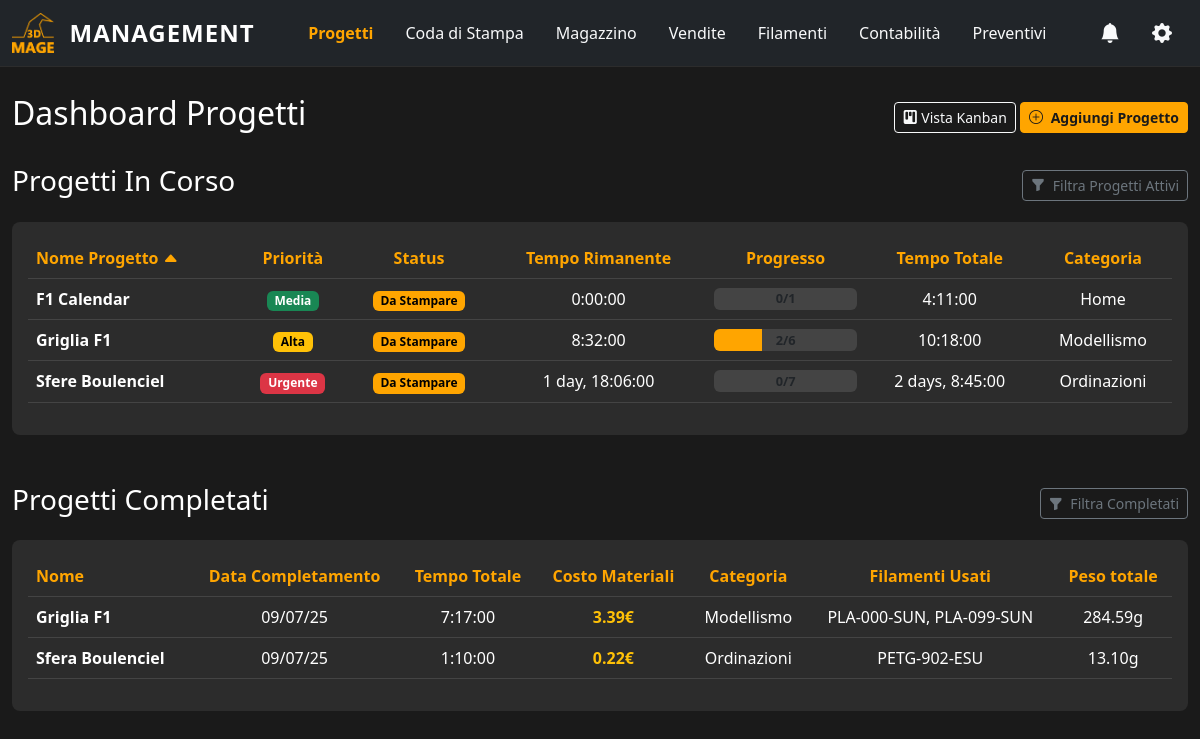
The page / on the database its author committed.
### app_3dmage_management/models.py (models this page shows, shortened)
class Project(models.Model):
    class Priority(models.TextChoices):
        URGENT = 'URGENT', 'Urgente'
        HIGH = 'HIGH', 'Alta'
        MEDIUM = 'MEDIUM', 'Media'
        LOW = 'LOW', 'Bassa'
    class Status(models.TextChoices):
        QUOTE = 'QUOTE', 'Preventivo'
        TODO = 'TODO', 'Da Stampare'
        POST = 'POST', 'Post-Produzione'
        DONE = 'DONE', 'Completato'
    custom_id = models.CharField(max_length=10, null=True, blank=True, unique=True, verbose_name="ID Personalizzato")
    name = models.CharField(max_length=200, verbose_name="Nome Progetto")
    created_at = models.DateTimeField(default=timezone.now, verbose_name="Creato il")
    priority = models.CharField(max_length=10, choices=Priority.choices, default=Priority.MEDIUM, verbose_name="Priorità")
    status = models.CharField(max_length=10, choices=Status.choices, default=Status.QUOTE, verbose_name="Status")
    completed_at = models.DateTimeField(null=True, blank=True, verbose_name="Data Completamento")
    category = models.ForeignKey(Category, on_delete=models.SET_NULL, null=True, blank=True, verbose_name="Categoria")
    quantity = models.PositiveIntegerField(default=1, verbose_name="Quantità oggetti ordine")
    notes = models.TextField(blank=True, verbose_name="Annotazioni")
    actual_quantity = models.PositiveIntegerField(default=0)
    produced_quantity = models.PositiveIntegerField(default=0)
    @property
    def total_print_time(self):
        total_seconds = self.print_files.aggregate(total=Sum('print_time_seconds'))['total'] or 0
        return str(datetime.timedelta(seconds=total_seconds))
    @property
    def remaining_print_time(self):
        total_seconds = self.print_files.filter(status='TODO').aggregate(total=Sum('print_time_seconds'))['total'] or 0
        return str(datetime.timedelta(seconds=total_seconds))
    @property
    def progress(self):
        total_valid_files = self.print_files.exclude(status='FAILED').count()
        if total_valid_files == 0:
            return "0/0"
        done_files = self.print_files.filter(status='DONE').count()
        return f"{done_files}/{total_valid_files}"
    @property
    def progress_percentage(self):
        total_valid_files = self.print_files.exclude(status='FAILED').count()
        if total_valid_files == 0:
            return 0
        done_files = self.print_files.filter(status='DONE').count()
        return (done_files * 100) / total_valid_files
    @property
    def total_filament_grams(self):
        return FilamentUsage.objects.filter(print_file__project=self).aggregate(total=models.Sum('grams_used'))['total'] or 0
    @property
    def filament_summary(self):
        filament_names = Filament.objects.filter(
            spools__usages__print_file__project=self
        ).distinct().values_list('material', 'color_code', 'brand')
        return ", ".join([f"{mat}-{col}-{brand}" for mat, col, brand in filament_names])
    class Meta:
        verbose_name = "Progetto"
        verbose_name_plural = "Progetti"
        ordering = ['-created_at']

class Category(models.Model):
    name = models.CharField(max_length=100, unique=True, verbose_name="Nome Categoria")
    def __str__(self):
        return self.name
    class Meta:
        verbose_name = "Categoria"
        verbose_name_plural = "Categorie"

### app_3dmage_management/views.py (the view)
# urls.py: path('', views.project_dashboard, name='project_dashboard'),
def project_dashboard(request):
    search_query = request.GET.get('q', '')
    status_filter = request.GET.get('status', '')
    category_filter = request.GET.get('category', '')
    completed_search_query = request.GET.get('q_completed', '')
    completed_year_filter = request.GET.get('year_completed', '')
    active_filters_applied = bool(search_query or status_filter or category_filter)
    completed_filters_applied = bool(completed_search_query or completed_year_filter)
    completed_project_years = Project.objects.filter(
        status='DONE', completed_at__isnull=False
    ).dates('completed_at', 'year', order='DESC')
    all_projects = Project.objects.select_related('category').all()
    cost_annotation = Sum(
        ExpressionWrapper(
            F('print_files__filament_usages__grams_used') *
            F('print_files__filament_usages__spool__cost') /
            Case(
                When(print_files__filament_usages__spool__initial_weight_g=0, then=Value(1)),
                default=F('print_files__filament_usages__spool__initial_weight_g'),
                output_field=DecimalField()
            ),
            output_field=DecimalField()
        )
    )
    sort_active = request.GET.get('sort_active', 'name')
    order_active = request.GET.get('order_active', 'asc')
    order_prefix_active = '-' if order_active == 'desc' else ''
    active_projects_query = all_projects.exclude(status='DONE').annotate(
        total_print_time_seconds=Sum('print_files__print_time_seconds', default=0),
        remaining_print_time_seconds=Sum(Case(When(print_files__status='TODO', then='print_files__print_time_seconds'), default=Value(0)), output_field=IntegerField()),
        annotated_material_cost=Coalesce(cost_annotation, Decimal('0.00'), output_field=DecimalField())
    )
    if search_query:
        q_filter = Q(name__icontains=search_query)
        if search_query.isdigit():
            q_filter |= Q(id=search_query) | Q(custom_id__icontains=search_query)
        active_projects_query = active_projects_query.filter(q_filter)
    if status_filter:
        active_projects_query = active_projects_query.filter(status=status_filter)
    if category_filter:
        active_projects_query = active_projects_query.filter(category_id=category_filter)
    valid_sort_fields_active = ['name', 'priority', 'status', 'remaining_print_time_seconds', 'total_print_time_seconds', 'category__name']
    if sort_active not in valid_sort_fields_active:
        sort_active = 'name'
    active_projects = active_projects_query.order_by(f'{order_prefix_active}{sort_active}')
    completed_projects_query = all_projects.filter(status='DONE').annotate(
        total_print_time_seconds=Sum('print_files__print_time_seconds', default=0),
        annotated_material_cost=Coalesce(cost_annotation, Decimal('0.00'), output_field=DecimalField())
    )
    if completed_search_query:
        completed_projects_query = completed_projects_query.filter(
            Q(name__icontains=completed_search_query) | Q(custom_id__icontains=completed_search_query)
        )
    if completed_year_filter and completed_year_filter.isdigit():
        completed_projects_query = completed_projects_query.filter(completed_at__year=int(completed_year_filter))
    completed_projects = completed_projects_query.order_by('-completed_at')
    context = {
        'active_projects': active_projects,
        'completed_projects': completed_projects,
        'all_categories': Category.objects.all(),
        'all_statuses': Project.Status.choices,
        'project_form': ProjectForm(),
        'add_print_file_form': PrintFileForm(),
        'edit_print_file_form': PrintFileEditForm(),
        'page_title': 'Progetti',
        'current_view': 'table',
        'search_query': search_query,
        'status_filter': status_filter,
        'category_filter': category_filter,
        'active_filters_applied': active_filters_applied,
        'sort_active': sort_active,
        'order_active': order_active,
        'completed_search_query': completed_search_query,
        'completed_year_filter': completed_year_filter,
        'completed_filters_applied': completed_filters_applied,
        'completed_project_years': [d.year for d in completed_project_years],
    }
    return render(request, 'app_3dmage_management/dashboard.html', context)

### app_3dmage_management/models.py (called while the page is built)
    def __str__(self):
        return self.name

    def __str__(self):
        return f"{self.printer.name} - {self.name}"

### app_3dmage_management/templates/app_3dmage_management/dashboard.html (shortened to what this page needs)
{% extends "app_3dmage_management/base.html" %}
{% load static %}
{% block content %}
<div class="d-flex justify-content-between align-items-center mb-4">
    <h2 class="text-white">Dashboard Progetti</h2>
    <div>
        <a href="{% url 'project_kanban_board' %}" class="btn btn-sm btn-outline-light"><i class="bi bi-kanban-fill me-1"></i>Vista Kanban</a>
        <button class="btn btn-sm btn-primary-custom" data-bs-toggle="modal" data-bs-target="#addProjectModal"><i class="bi bi-plus-circle me-1"></i> Aggiungi Progetto</button>
    </div>
</div>
<div class="d-flex justify-content-between align-items-center mt-4">
    <h3 class="text-white">Progetti In Corso</h3>
    <a class="btn btn-sm btn-outline-secondary" data-bs-toggle="collapse" href="#activeFiltersCollapse" role="button" aria-expanded="false" aria-controls="activeFiltersCollapse">
        <i class="bi bi-funnel-fill me-1"></i> Filtra Progetti Attivi
    </a>
</div>
<div class="card bg-dark-card mt-3">
    <div class="card-body">
        <div class="table-responsive">
            <table class="table table-dark table-hover align-middle">
                <thead>
                    <tr>
                        <th><a href="?sort_active=name&order_active={% if sort_active == 'name' and order_active == 'asc' %}desc{% else %}asc{% endif %}&q={{ search_query }}&status={{ status_filter }}&category={{ category_filter }}">Nome Progetto {% if sort_active == 'name' %}<i class="bi bi-caret-{% if order_active == 'asc' %}up{% else %}down{% endif %}-fill"></i>{% endif %}</a></th>
                        <th class="text-center"><a href="?sort_active=priority&order_active={% if sort_active == 'priority' and order_active == 'asc' %}desc{% else %}asc{% endif %}&q={{ search_query }}&status={{ status_filter }}&category={{ category_filter }}">Priorità </a></th>
                        <th class="text-center"><a href="?sort_active=status&order_active={% if sort_active == 'status' and order_active == 'asc' %}desc{% else %}asc{% endif %}&q={{ search_query }}&status={{ status_filter }}&category={{ category_filter }}">Status </a></th>
                        <th class="text-center"><a href="?sort_active=remaining_print_time_seconds&order_active={% if sort_active == 'remaining_print_time_seconds' and order_active == 'asc' %}desc{% else %}asc{% endif %}&q={{ search_query }}&status={{ status_filter }}&category={{ category_filter }}">Tempo Rimanente</a></th>
                        <th class="text-center" style="color: var(--primary-color);">Progresso</th>
                        <th class="text-center"><a href="?sort_active=total_print_time_seconds&order_active={% if sort_active == 'total_print_time_seconds' and order_active == 'asc' %}desc{% else %}asc{% endif %}&q={{ search_query }}&status={{ status_filter }}&category={{ category_filter }}">Tempo Totale</a></th>
                        <th class="text-center"><a href="?sort_active=category__name&order_active={% if sort_active == 'category__name' and order_active == 'asc' %}desc{% else %}asc{% endif %}&q={{ search_query }}&status={{ status_filter }}&category={{ category_filter }}">Categoria</a></th>
                    </tr>
                </thead>
                <tbody>
                    {% for project in active_projects %}
                    <tr class="clickable-row" data-url="{% url 'project_detail' project.id %}?from=table" style="cursor: pointer;">
                        <td class="fw-bold">{{ project.name }}</td>
                        <td class="text-center"><span class="badge bg-priority-{{ project.priority|lower }}">{{ project.get_priority_display }}</span></td>
                        <td class="text-center"><span class="badge bg-status-{{ project.status|lower }}">{{ project.get_status_display }}</span></td>
                        <td class="text-center">{{ project.remaining_print_time }}</td>
                        <td style="position: relative; min-width: 120px;"><div class="progress" style="height: 22px; background-color: #444;"><div class="progress-bar" role="progressbar" style="width: {{ project.progress_percentage }}%; background-color: #ffa500;"></div></div><strong class="justify-content-center align-items-center d-flex position-absolute w-100 h-100 top-0 start-0 text-dark" style="font-size: 0.8em;">{{ project.progress }}</strong></td>
                        <td class="text-center">{{ project.total_print_time }}</td>
                        <td class="text-center">{{ project.category.name|default:"N/A" }}</td>
                    </tr>
                    {% empty %}
                    <tr><td colspan="7" class="text-center py-5"><p class="lead">Nessun progetto attivo trovato per i filtri selezionati.</p></td></tr>
                    {% endfor %}
                </tbody>
            </table>
        </div>
    </div>
</div>
<div class="d-flex justify-content-between align-items-center mt-5">
    <h3 class="text-white">Progetti Completati</h3>
    <a class="btn btn-sm btn-outline-secondary" data-bs-toggle="collapse" href="#completedFiltersCollapse" role="button" aria-expanded="false" aria-controls="completedFiltersCollapse">
        <i class="bi bi-funnel-fill me-1"></i> Filtra Completati
    </a>
</div>
<div class="card bg-dark-card mt-3">
    <div class="card-body">
        <div class="table-responsive">
            <table class="table table-dark table-hover align-middle">
                <thead>
                    <tr>
                        <th>Nome</th>
                        <th class="text-center">Data Completamento</th>
                        <th class="text-center">Tempo Totale</th>
                        <th class="text-center">Costo Materiali</th>
                        <th class="text-center">Categoria</th>
                        <th class="text-center">Filamenti Usati</th>
                        <th class="text-center">Peso totale</th>
                    </tr>
                </thead>
                <tbody>
                    {% for project in completed_projects %}
                    <tr class="clickable-row" data-url="{% url 'project_detail' project.id %}?from=table" style="cursor: pointer;">
                        <td class="fw-bold">{{ project.name }}</td>
                        <td class="text-center">{{ project.completed_at|date:"d/m/y" }}</td>
                        <td class="text-center">{{ project.total_print_time }}</td>
                        <td class="text-center text-warning fw-bold">{{ project.annotated_material_cost|floatformat:2 }}€</td>
                        <td class="text-center">{{ project.category.name|default:"N/A" }}</td>
                        <td class="text-center">{{ project.filament_summary }}</td>
                        <td class="text-center">{{ project.total_filament_grams|floatformat:2 }}g</td>
                    </tr>
                    {% empty %}
                    <tr><td colspan="7" class="text-center py-4"><p class="text-muted">Nessun progetto completato trovato per i filtri selezionati.</p></td></tr>
                    {% endfor %}
                </tbody>
            </table>
        </div>
    </div>
</div>
{% endblock %}

### app_3dmage_management/static/app_3dmage_management/css/style.css (style rules this page uses)
:root { --primary-color: #ffa500; --dark-bg: #1a1a1a; --dark-card: #2c2c2c; --dark-nav: #212529; --text-light: #f8f9fa; --text-muted: #6c757d; }
body { padding-top: 70px; background-color: var(--dark-bg); color: var(--text-light); overflow-x: hidden; }
.btn-primary-custom { background-color: var(--primary-color); border-color: var(--primary-color); color: var(--dark-bg); font-weight: bold; }
.card.bg-dark-card { background-color: var(--dark-card) !important; border: none; border-radius: 0.5rem; }
.table { --bs-table-bg: var(--dark-card); --bs-table-hover-bg: #3a3a3a; border-color: #444; }
.table thead th a { color: var(--primary-color); text-decoration: none; font-weight: 600; }
.card .table thead th { color: var(--primary-color); font-weight: 600; }
.bg-priority-medium { background-color: #198754 !important; }
.bg-priority-high { background-color: #ffc107 !important; color: #000 !important; }
.bg-priority-urgent { background-color: #dc3545 !important; }
.bg-status-todo { background-color: var(--primary-color) !important; color: #000 !important; }

### rows shown on the page
Project: name "F1 Calendar", priority "Media", status "Da Stampare", remaining_print_time "0:00:00", progress "0/1", total_print_time "4:11:00", category.name "Home"
Project: name "Griglia F1", priority "Alta", status "Da Stampare", remaining_print_time "8:32:00", progress "2/6", total_print_time "10:18:00", category.name "Modellismo"
Project: name "Sfere Boulenciel", priority "Urgente", status "Da Stampare", remaining_print_time "1 day, 18:06:00", progress "0/7", total_print_time "2 days, 8:45:00", category.name "Ordinazioni"
Project: name "Griglia F1", completed_at "09/07/25", total_print_time "7:17:00", annotated_material_cost "3.39", category.name "Modellismo", filament_summary "PLA-000-SUN, PLA-099-SUN", total_filament_grams "284.59"
Project: name "Sfera Boulenciel", completed_at "09/07/25", total_print_time "1:10:00", annotated_material_cost "0.22", category.name "Ordinazioni", filament_summary "PETG-902-ESU", total_filament_grams "13.10"
